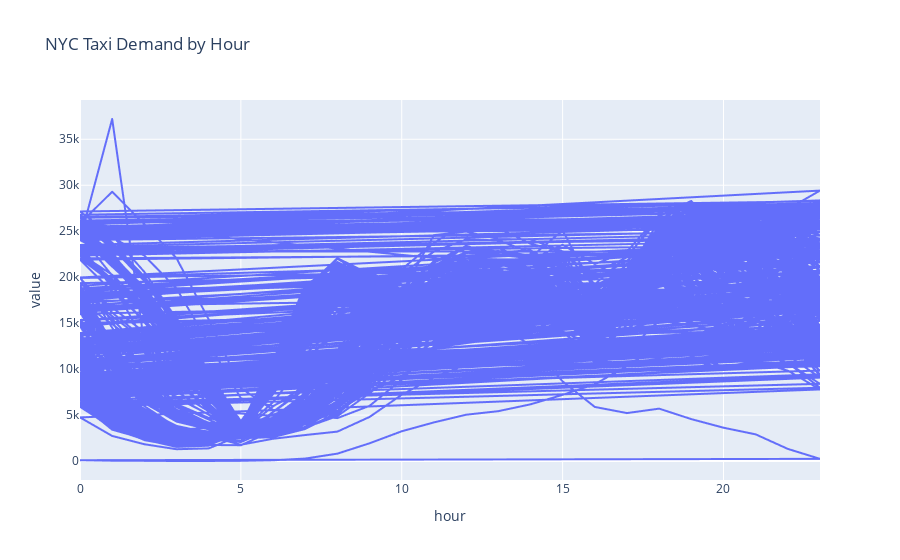

Notebook source saved alongside this figure:
### Code cell
#plot the trips by hour
fig = px.line(df, x='hour', y='value', title='NYC Taxi Demand by Hour')
fig.show()

### Figure 1 — Plotly figure (JSON) as saved in the notebook; plotly's stock layout.template omitted (floating-point values rounded to 4 significant figures; data arrays with more than 128 entries replaced by an {"elided": "..."} marker saying what was removed)
{"data": [{"hovertemplate": "hour=%{x}<br>value=%{y}<extra></extra>", "legendgroup": "", "line": {"color": "#636efa", "dash": "solid"}, "marker": {"symbol": "circle"}, "mode": "lines", "name": "", "showlegend": false, "type": "scattergl", "x": {"elided": "5160 int values"}, "xaxis": "x", "y": {"elided": "5160 float values"}, "yaxis": "y"}], "layout": {"legend": {"tracegroupgap": 0}, "title": {"text": "NYC Taxi Demand by Hour"}, "xaxis": {"anchor": "y", "domain": [0, 1], "title": {"text": "hour"}}, "yaxis": {"anchor": "x", "domain": [0, 1], "title": {"text": "value"}}}}
